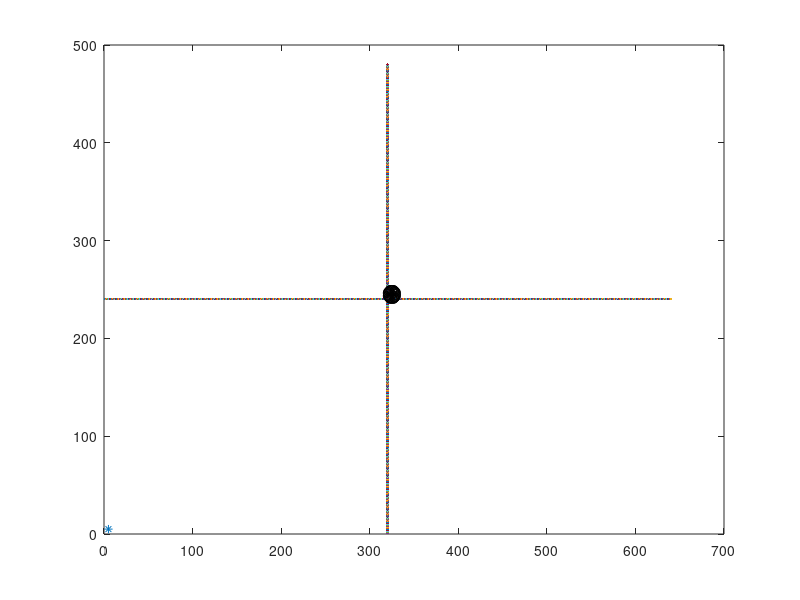

The MATLAB source for this figure:
clear all;
xmax=640;
ymax=480;
xc=input('Enter the center x coordinate: ');
yc=input('Enter the center y coordinate: ');
r=input('Enter radious r of this circle: ');
for i=1:640
    x=i;
y=ymax/2;
plot(x,y);
hold on;
end
for i=1:480
y=i;
x=xmax/2;
plot(x,y);
hold on;
end
plot(xc,yc,'*');
x=0;
y=r;
p=5/4-r;
while(x<=y)
x=x+1;
if(p<0)
p=p+2*x+1;
else
y=y-1;
p=p+2*x-2*y+1;
end
plot(320+xc+x,240+yc+y,"ok");
plot(320+xc+y,240+yc+x,"ok");
plot(320+xc-x,240+yc+y,"ok");
plot(320+xc-y,240+yc+x,"ok");
plot(320+xc-x,240+yc-y,"ok");
plot(320+xc-y,240+yc-x,"ok");
plot(320+xc+y,240+yc-x,"ok");
plot(320+xc+x,240+yc-y,"ok");
end